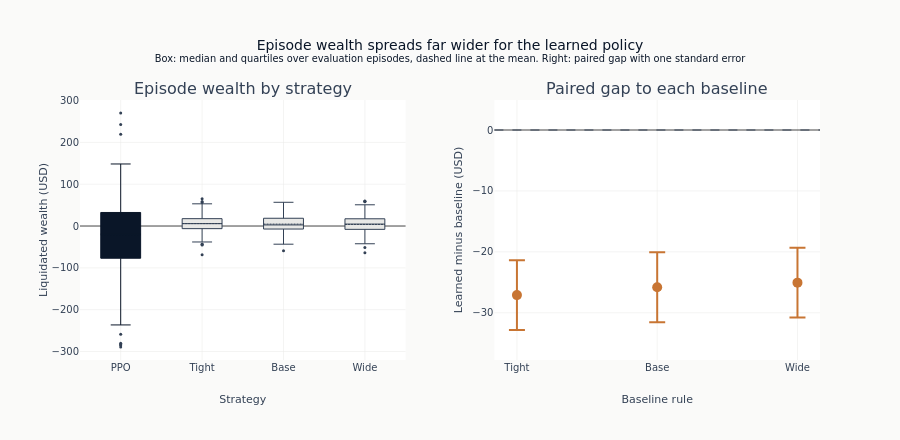

Notebook code for this chart:
### Code cell
fig = plot_wealth_comparison(results, all_gaps)
fig.show()

### Figure 1 — Plotly figure (JSON) as saved in the notebook; plotly's stock layout.template omitted (floating-point values rounded to 4 significant figures; data arrays with more than 128 entries replaced by an {"elided": "..."} marker saying what was removed)
{"data": [{"boxmean": true, "fillcolor": "#0a1628", "line": {"color": "#0a1628", "width": 1}, "marker": {"color": "#334155", "size": 3}, "name": "PPO", "showlegend": false, "type": "box", "xaxis": "x", "y": {"elided": "240 float values"}, "yaxis": "y"}, {"boxmean": true, "fillcolor": "#e8e8e6", "line": {"color": "#334155", "width": 1}, "marker": {"color": "#334155", "size": 3}, "name": "Tight", "showlegend": false, "type": "box", "xaxis": "x", "y": {"elided": "240 float values"}, "yaxis": "y"}, {"boxmean": true, "fillcolor": "#e8e8e6", "line": {"color": "#334155", "width": 1}, "marker": {"color": "#334155", "size": 3}, "name": "Base", "showlegend": false, "type": "box", "xaxis": "x", "y": {"elided": "240 float values"}, "yaxis": "y"}, {"boxmean": true, "fillcolor": "#e8e8e6", "line": {"color": "#334155", "width": 1}, "marker": {"color": "#334155", "size": 3}, "name": "Wide", "showlegend": false, "type": "box", "xaxis": "x", "y": {"elided": "240 float values"}, "yaxis": "y"}, {"error_y": {"array": [5.729, 5.753, 5.713], "color": "#C87533", "thickness": 2, "type": "data", "width": 8}, "marker": {"color": "#C87533", "size": 10}, "mode": "markers", "showlegend": false, "type": "scatter", "x": ["Tight", "Base", "Wide"], "xaxis": "x2", "y": [-27.1, -25.81, -25.06], "yaxis": "y2"}], "layout": {"annotations": [{"font": {"size": 16}, "showarrow": false, "text": "Episode wealth by strategy", "x": 0.22, "xanchor": "center", "xref": "paper", "y": 1.0, "yanchor": "bottom", "yref": "paper"}, {"font": {"size": 16}, "showarrow": false, "text": "Paired gap to each baseline", "x": 0.78, "xanchor": "center", "xref": "paper", "y": 1.0, "yanchor": "bottom", "yref": "paper"}], "height": 440, "shapes": [{"line": {"color": "#334155", "dash": "dash", "width": 1}, "type": "line", "x0": 0, "x1": 1, "xref": "x2 domain", "y0": 0, "y1": 0, "yref": "y2"}], "title": {"text": "Episode wealth spreads far wider for the learned policy<br><sup>Box: median and quartiles over evaluation episodes, dashed line at the mean. Right: paired gap with one standard error</sup>"}, "xaxis": {"anchor": "y", "domain": [0.0, 0.44], "title": {"text": "Strategy"}}, "xaxis2": {"anchor": "y2", "domain": [0.56, 1.0], "title": {"text": "Baseline rule"}}, "yaxis": {"anchor": "x", "domain": [0.0, 1.0], "title": {"text": "Liquidated wealth (USD)"}}, "yaxis2": {"anchor": "x2", "domain": [0.0, 1.0], "range": [-37.75, 4.925], "title": {"text": "Learned minus baseline (USD)"}}}}
